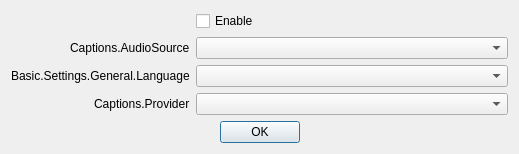
<?xml version="1.0" encoding="UTF-8"?>
<ui version="4.0">
 <class>CaptionsDialog</class>
 <widget class="QDialog" name="CaptionsDialog">
  <property name="geometry">
   <rect>
    <x>0</x>
    <y>0</y>
    <width>519</width>
    <height>152</height>
   </rect>
  </property>
  <property name="windowTitle">
   <string>Captions</string>
  </property>
  <layout class="QVBoxLayout" name="verticalLayout">
   <item>
    <layout class="QFormLayout" name="formLayout">
     <property name="labelAlignment">
      <set>Qt::AlignRight|Qt::AlignTrailing|Qt::AlignVCenter</set>
     </property>
     <item row="1" column="0">
      <widget class="QLabel" name="label">
       <property name="text">
        <string>Captions.AudioSource</string>
       </property>
       <property name="buddy">
        <cstring>source</cstring>
       </property>
      </widget>
     </item>
     <item row="1" column="1">
      <widget class="QComboBox" name="source">
       <property name="insertPolicy">
        <enum>QComboBox::InsertAlphabetically</enum>
       </property>
      </widget>
     </item>
     <item row="0" column="1">
      <widget class="QCheckBox" name="enable">
       <property name="text">
        <string>Enable</string>
       </property>
      </widget>
     </item>
     <item row="2" column="0">
      <widget class="QLabel" name="label_2">
       <property name="text">
        <string>Basic.Settings.General.Language</string>
       </property>
       <property name="buddy">
        <cstring>language</cstring>
       </property>
      </widget>
     </item>
     <item row="2" column="1">
      <widget class="QComboBox" name="language"/>
     </item>
     <item row="3" column="1">
      <widget class="QComboBox" name="provider">
       <property name="insertPolicy">
        <enum>QComboBox::InsertAlphabetically</enum>
       </property>
      </widget>
     </item>
     <item row="3" column="0">
      <widget class="QLabel" name="label_3">
       <property name="text">
        <string>Captions.Provider</string>
       </property>
      </widget>
     </item>
    </layout>
   </item>
   <item>
    <spacer name="verticalSpacer">
     <property name="orientation">
      <enum>Qt::Vertical</enum>
     </property>
     <property name="sizeHint" stdset="0">
      <size>
       <width>0</width>
       <height>0</height>
      </size>
     </property>
    </spacer>
   </item>
   <item>
    <layout class="QHBoxLayout" name="horizontalLayout">
     <item>
      <spacer name="horizontalSpacer">
       <property name="orientation">
        <enum>Qt::Horizontal</enum>
       </property>
       <property name="sizeHint" stdset="0">
        <size>
         <width>40</width>
         <height>20</height>
        </size>
       </property>
      </spacer>
     </item>
     <item>
      <widget class="QPushButton" name="accept">
       <property name="text">
        <string>OK</string>
       </property>
      </widget>
     </item>
     <item>
      <spacer name="horizontalSpacer_2">
       <property name="orientation">
        <enum>Qt::Horizontal</enum>
       </property>
       <property name="sizeHint" stdset="0">
        <size>
         <width>40</width>
         <height>20</height>
        </size>
       </property>
      </spacer>
     </item>
    </layout>
   </item>
  </layout>
 </widget>
 <resources/>
 <connections>
  <connection>
   <sender>accept</sender>
   <signal>clicked()</signal>
   <receiver>CaptionsDialog</receiver>
   <slot>accept()</slot>
   <hints>
    <hint type="sourcelabel">
     <x>268</x>
     <y>331</y>
    </hint>
    <hint type="destinationlabel">
     <x>229</x>
     <y>-11</y>
    </hint>
   </hints>
  </connection>
 </connections>
</ui>
